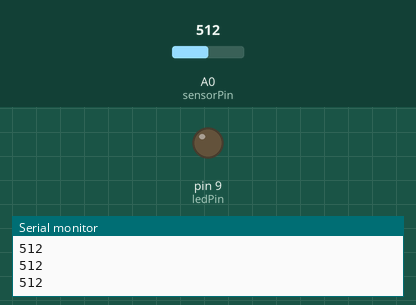
Bench run of a sketch on a simulated Arduino Uno, built with avr-gcc and run on an emulated ATmega328P. Parts: output pins drawn as LEDs (lit = HIGH), the last lines printed to the serial monitor. Inputs (shaded band) come from the test bench; at power-on: A0 (sensorPin) = 512.

Above: at 1.2 s.
1.3 s: A0 (sensorPin) set to 0
At 1.9 s:
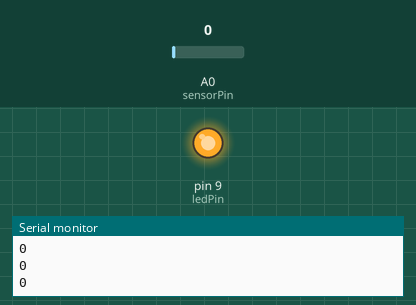
2.8 s: A0 (sensorPin) set to 4
At 3.1 s:
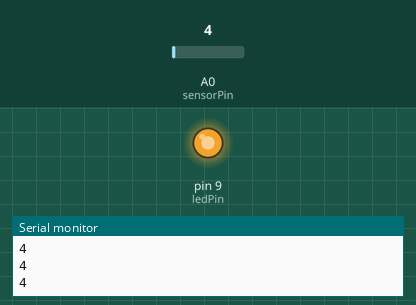
Timing chart, 0 to 5.8 s (numbered marks = the images above; inputs shaded):
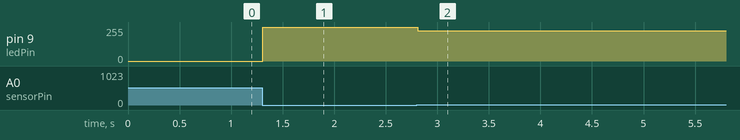

The sketch:

sketch_aug21a.ino
```cpp
const int sensorPin = A0;
const int ledPin = 9;

void setup() {
  pinMode(ledPin, OUTPUT);
  Serial.begin(9600);
}

void loop() {

  // Measure the amount of light
  int lightValue = analogRead(sensorPin);

  // Print the measurement to the computer
  Serial.println(lightValue);

  // Convert the sensor value (0-1023)
  // into LED brightness (0-255)
int brightness = map(lightValue, 2, 20, 255, 0);

  brightness = constrain(brightness, 0, 255);

  // Set LED brightness
  analogWrite(ledPin, brightness);

  delay(100);
}
```

Measured:
- after the input at 1.3 s, pin 9 (ledPin): 0/255 → 255/255 at once
- after the input at 2.8 s, pin 9 (ledPin): 255/255 → 227/255 at once
